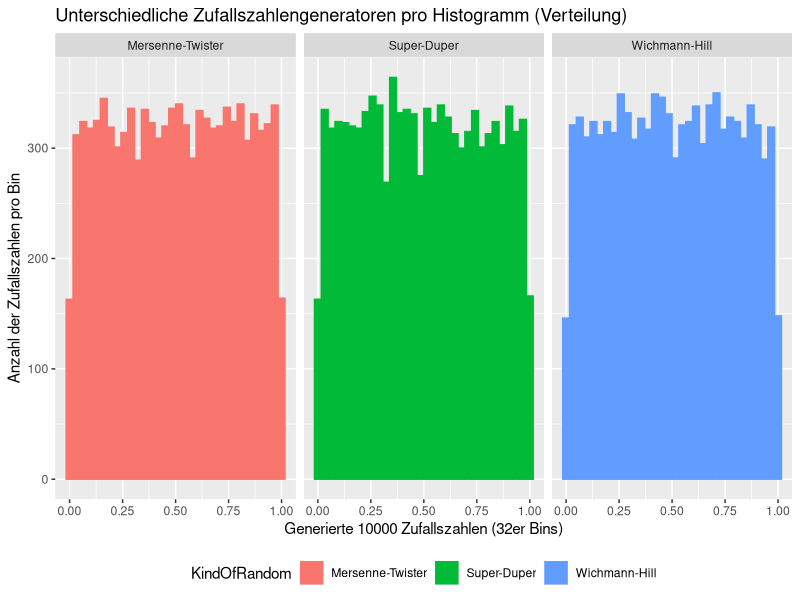
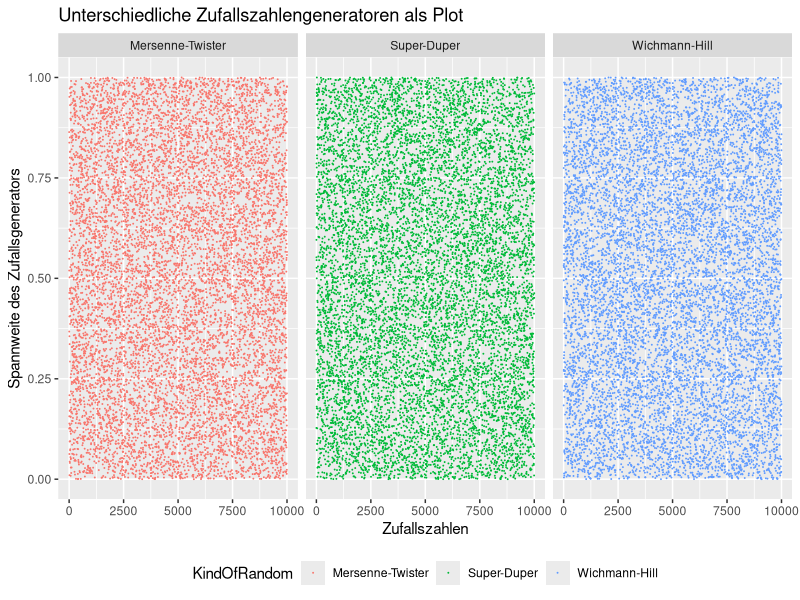
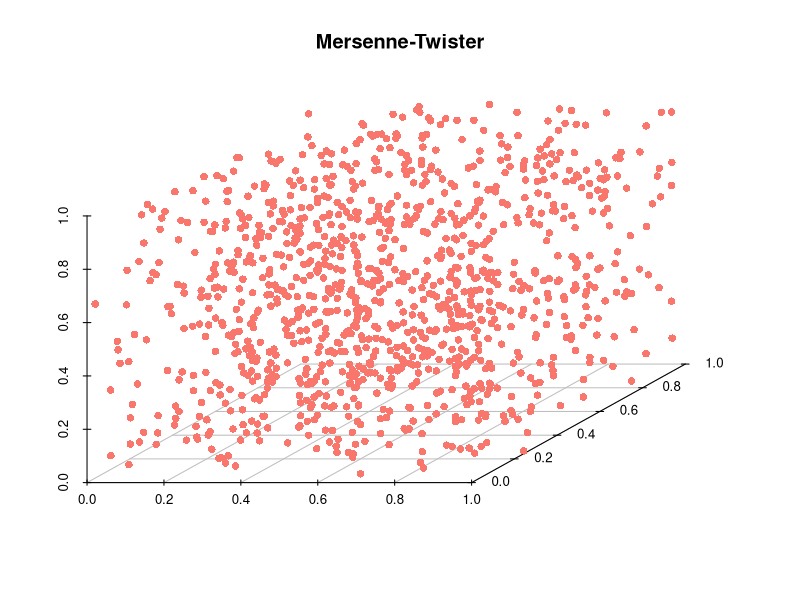

These charts were generated, in order, by the following R code:
## ---- chunk 1
library(ggplot2)
numberOfRandomNumbers <- 10000

RNGkind("Mersenne-Twister") # matches  "Mersenne-Twister"
datamt = data.frame(data = runif(numberOfRandomNumbers), KindOfRandom = "Mersenne-Twister", pos = 1:numberOfRandomNumbers)

RNGkind("Super") # matches  "Super-Duper"
datasd = data.frame(data = runif(numberOfRandomNumbers), KindOfRandom = "Super-Duper", pos = 1:numberOfRandomNumbers)

RNGkind("Wichmann-Hill") # matches  "Wichmann-Hill"
datawh = data.frame(data = runif(numberOfRandomNumbers), KindOfRandom = "Wichmann-Hill", pos = 1:numberOfRandomNumbers)

data <- rbind(datamt, datasd, datawh)

ggplot(data, aes(x = data, color = KindOfRandom, fill = KindOfRandom)) + 
  geom_histogram(bins = 32) + 
  facet_grid(~ KindOfRandom) +
  theme(legend.direction = "horizontal", 
        legend.position = "bottom",
        legend.box = "horizontal") +
  labs(title = "Unterschiedliche Zufallszahlengeneratoren pro Histogramm (Verteilung)",
  x = "Generierte 10000 Zufallszahlen (32er Bins)",
  y = "Anzahl der Zufallszahlen pro Bin")
## ---- chunk 2
ggplot(data, aes(y = data, x = pos, color = KindOfRandom)) + 
  geom_point(size = 0.01) +
  facet_grid(~ KindOfRandom) +
  theme(legend.direction = "horizontal", 
        legend.position = "bottom",
        legend.box = "horizontal") +
  labs(title = "Unterschiedliche Zufallszahlengeneratoren als Plot",
  x = "Zufallszahlen",
  y = "Spannweite des Zufallsgenerators")
## ---- chunk 3

datamt <- data.frame(dataX = datamt[seq(1, 3333, 3),]$data, 
                       dataY = datamt[seq(2, 3333, 3),]$data, 
                       dataZ = datamt[seq(3, 3333, 3),]$data)


library(scatterplot3d)

with(datamt, {
   s3d <- scatterplot3d(dataX, dataY, dataZ, # x,y, z axis
                 main="Mersenne-Twister",
                 box=FALSE,
                 color="#F8766C",
                 pch = 16,
                 xlab="",
                 ylab="",
                 zlab="")
   
   s3d.coords <- s3d$xyz.convert(dataX, dataY, dataZ)
})
## ---- chunk 4
# Ruft die Help-Page von RNG auf
#?RNG
## ---- chunk 5
# RNGkind setzt den Pseudozufallsgenerator
# Setzt den Zufallsgenerator auf L'Ecuyer-CMRG
RNGkind("L'Ecuyer-CMRG")

# Gibt den aktuellen Zufallsgenerator aus
RNGkind()

# Setzt den Zufallsgenerator auf Mersenne-Twister (default)
RNGkind("Mersenne-Twister")
## ---- chunk 6
# Setzt den Seed auf 123456789 für genau den nächsten Aufruf
set.seed(123456789)

# Generiert immer die selben 10 Zufallszahlen wegen den seed.
runif(10)

# Generiert 10 Zufallszahlen ohne Seed
runif(10)
## ---- chunk 7

# Berechnet die neue Zufallszahl
PP.Coincidence.CalculateNumber <- function (randomNumber) {
  first <- as.numeric(substr(randomNumber, 0, 5))
  second <- as.numeric(substr(randomNumber, 6, 10))
  
  if(is.na(second) || second == 0) {
    second <- bitwXor(first, as.numeric(substr(as.numeric(Sys.time()), 6, 10)))
  }
  return (first * second)
}

# Initialaufruf mit einer Anzahl von Zufallszahlen
PP.Coincidence <- function(numberOfRandomNumbers){
  rngNumber <- as.numeric(Sys.time())
  randomNumberList <- c()
  
  for(i in 1:numberOfRandomNumbers){
    rngNumber <- PP.Coincidence.CalculateNumber(rngNumber)
    randomNumberList <- c(randomNumberList, rngNumber/10000000000)
  }
  randomNumberList
}
PP.Coincidence(5)
